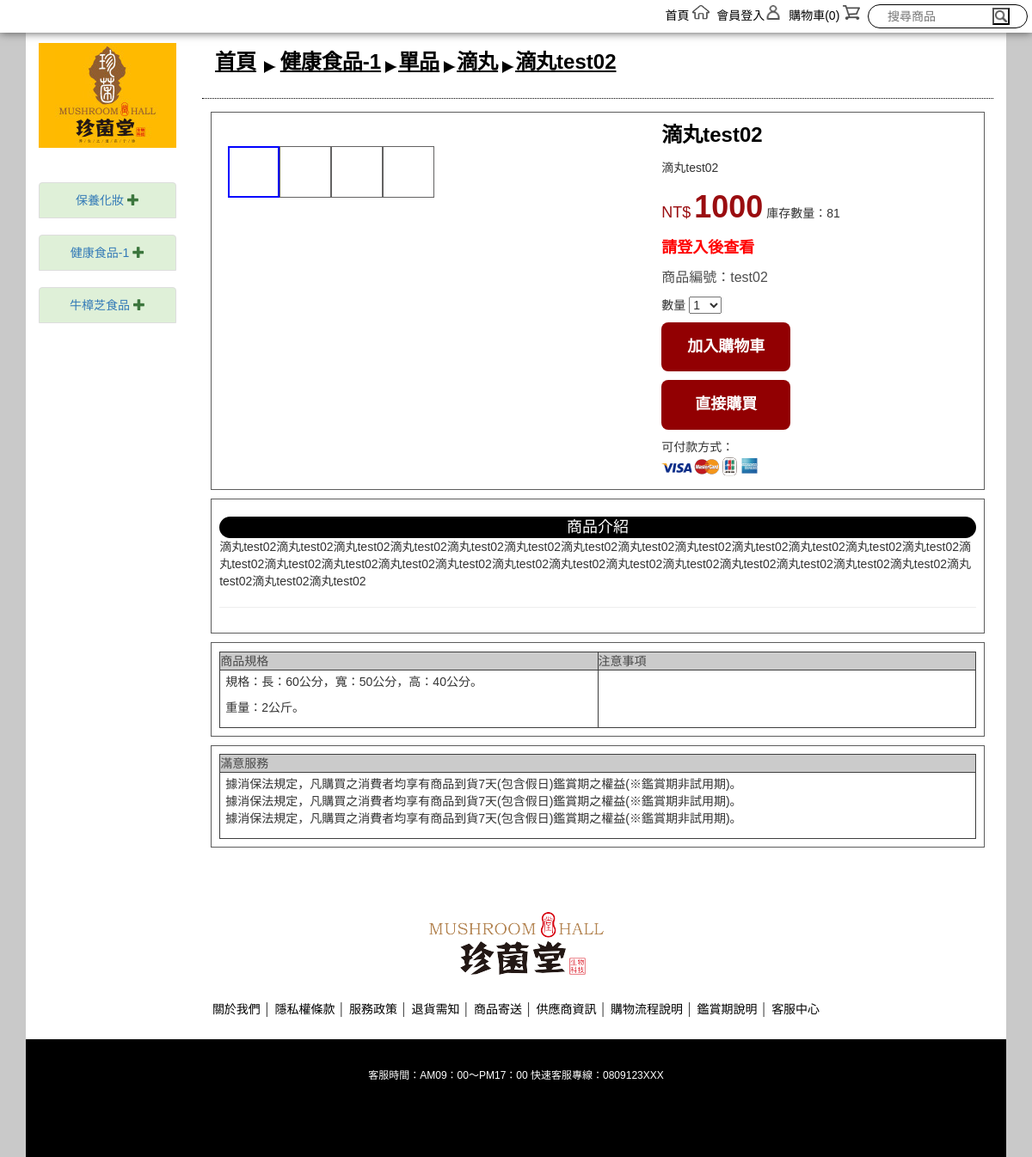
The page /pd_page.php?proid=test02 on the database its author committed.
### tables this page shows
CREATE TABLE `proclass` (
  `no` int(11) NOT NULL COMMENT '類別編號 (PK)',
  `parent` int(11) NOT NULL COMMENT '上層編號(0:主類別，>0: 次類別)',
  `pcname` varchar(50) NOT NULL COMMENT '類別名稱',
  `sort` int(11) NOT NULL DEFAULT '1' COMMENT '類別順序(1最小)',
  `status` char(1) NOT NULL COMMENT '類別狀態(0:下架，1:上架)',
  `lang` varchar(10) NOT NULL COMMENT '語系代碼',
  `addtime` datetime NOT NULL COMMENT '建立時間',
  `updatetime` datetime NOT NULL COMMENT '修改時間'
);

CREATE TABLE `products` (
  `proid` varchar(20) NOT NULL COMMENT '商品編號 (PK)',
  `suppid` varchar(20) NOT NULL COMMENT '供應商ID',
  `proname` varchar(50) NOT NULL COMMENT '商品名稱',
  `prointro` varchar(100) NOT NULL COMMENT '商品簡短說明',
  `pcno` int(11) NOT NULL COMMENT '商品主類別',
  `price` int(11) NOT NULL COMMENT '價格',
  `PV` int(11) NOT NULL COMMENT 'PV值',
  `bonuce` int(11) NOT NULL COMMENT '紅利',
  `stock` int(11) NOT NULL COMMENT '庫存量',
  `prodetail` text NOT NULL COMMENT '商品詳細說明',
  `protags` int(11) NOT NULL COMMENT '標籤編號(單選、標記效果) ',
  `weight` float NOT NULL DEFAULT '0' COMMENT '商品重量(KG)',
  `size` varchar(50) NOT NULL COMMENT '商品長寬高',
  `promo_start` datetime NOT NULL COMMENT '促銷起始時間',
  `promo_end` datetime NOT NULL COMMENT '促銷結束時間',
  `promo_price` int(11) NOT NULL COMMENT '促銷價格',
  `promo_PV` int(11) NOT NULL COMMENT '促銷PV值',
  `promo_bonuce` int(11) NOT NULL COMMENT '促銷紅利值',
  `uptime` datetime NOT NULL COMMENT '上架時間',
  `downtime` datetime NOT NULL COMMENT '下架時間',
  `memo` varchar(250) NOT NULL COMMENT '備註',
  `checkmemo` varchar(250) NOT NULL COMMENT '審核說明',
  `checktime` datetime NOT NULL COMMENT '審核時間',
  `status` char(1) NOT NULL DEFAULT '1' COMMENT '商品狀態(0:審核未通過,1:待審核,2:審核通過,3:上架,9:下架)',
  `lang` varchar(10) NOT NULL COMMENT '語系代碼',
  `viewcounts` int(11) NOT NULL DEFAULT '0' COMMENT '瀏覽次數',
  `addtime` datetime NOT NULL COMMENT '建立時間',
  `updatetime` datetime NOT NULL COMMENT '修改時間'
);

CREATE TABLE `productpics` (
  `no` int(11) NOT NULL COMMENT '圖片流水號(PK)',
  `proid` varchar(20) NOT NULL COMMENT '商品編號',
  `picname` varchar(50) NOT NULL COMMENT '圖片名稱',
  `picfile` varchar(50) NOT NULL COMMENT '圖片檔名',
  `sort` int(11) NOT NULL COMMENT '圖片順序 (1:主圖，2~5:其他圖片)  一個商品連主圖共5張圖片',
  `addtime` datetime NOT NULL COMMENT '建立時間',
  `updatetime` datetime NOT NULL COMMENT '修改時間'
);

### side_bar2.php (called while the page is built, shortened)
<?php
$classOne = [];
$classOneSql = 'SELECT A.no AS first_no, A.pcname AS first_name FROM proclass A WHERE A.parent=0 AND A.status=1 ORDER BY A.sort ASC';
$classOneRes = mysqli_query($conn, $classOneSql);
while ($classOneRow = mysqli_fetch_assoc($classOneRes)) {
    $classOne[] = $classOneRow;
}
?>

### pd_page.php (the view, shortened to what this page needs)
<?php
include 'db.php';
$isLogin = !empty($_SESSION['user']);
$hasProid = !empty($_GET['proid']);
$proid = 0;
if ($hasProid) {
    $proid = trim($_GET['proid']);
    $productSql = 'SELECT products.proid, products.proname, products.prointro, products.price, products.PV, products.bonuce, products.stock, products.prodetail, products.protags, products.weight, products.size, products.promo_price, products.promo_PV, products.promo_bonuce, protags.name, protags.pic, protags.color, productclass.pcno1, productclass.pcno2, productclass.pcno3 FROM (SELECT * FROM products WHERE status=3';
    $productSql .= ' AND proid=\'' . $proid . '\'';
    $productSql .= ') products LEFT JOIN protags ON products.protags=protags.no LEFT JOIN productclass ON products.proid=productclass.proid';
    $productRes = mysqli_query($conn, $productSql);
    if (mysqli_num_rows($productRes) > 0) {
        $product = mysqli_fetch_assoc($productRes);
    } else {
        $hasProid = false;
    }
    $proclass = [];
    $proclassSql = 'SELECT no, parent, pcname FROM proclass WHERE status=1 ORDER BY sort ASC';
    $proclassRes = mysqli_query($conn, $proclassSql);
    while ($proclassRow = mysqli_fetch_assoc($proclassRes)) {
        $proclass[] = $proclassRow;
    }
    $pics = [];
    $picSql = 'SELECT proid, picname, picfile, sort FROM productpics WHERE proid=\'' . $product['proid'] . '\' ORDER BY sort ASC';
    $picRes = mysqli_query($conn, $picSql);
    while ($picsRow = mysqli_fetch_assoc($picRes)) {
        $pics[] = $picsRow;
    }
}
?>
<!doctype html>
<html>
<head>
    <?php include 'http_head.php'; ?>
</head>
<body>
<div class="wrap">
    <?php include 'top_bar.php'; ?>
    <div class="container main">
        <div class="row content no-margin-rl">
            <div class="col-sm-2 left-area hidden-xs " style="">
                <?php include 'side_bar.php'; ?>
            </div>
            <div class="col-sm-10">
                <div class="beard">
                    <ul>
                        <li><a href="index.php">首頁</a></li>
                        <li><img src="img/process_icon.png" alt=""></li>
                        <?php if ($hasProid): ?>
                            <?php
                            foreach ($proclass as $item) {
                                if ($item['no'] == $product['pcno1']) {
                                    echo '<li><a href="pd_query.php?first=' . $product['pcno1'] . '&second=0&third=0">' . $item['pcname'] . '</a></li>';
                                    break;
                                }
                            }
                            echo '<li><img src="img/process_icon.png" alt=""></li>';
                            foreach ($proclass as $item) {
                                if ($item['no'] == $product['pcno2']) {
                                    echo '<li><a href="pd_query.php?first=' . $product['pcno1'] . '&second=' . $product['pcno2'] . '&third=0">' . $item['pcname'] . '</a></li>';
                                    break;
                                }
                            }
                            echo '<li><img src="img/process_icon.png" alt=""></li>';
                            foreach ($proclass as $item) {
                                if ($item['no'] == $product['pcno3']) {
                                    echo '<li><a href="pd_query.php?first=' . $product['pcno1'] . '&second=' . $product['pcno2'] . '&third=' . $product['pcno3'] . '">' . $item['pcname'] . '</a></li>';
                                    break;
                                }
                            }
                            echo '<li><img src="img/process_icon.png" alt=""></li>';
                            echo '<li><a>' . $product['proname'] . '</a></li>';
                            ?>
                        <?php else: ?>
                            <li class="active">商品資訊錯誤</li>
                        <?php endif; ?>
                    </ul>
                </div>
                <?php if ($hasProid): ?>
                    <div class="content-area">
                        <div class="content-article">
                            <div class="product-pic-area ">
                                <div class="product-pic">
                                </div>
                                <div class="pic-small " style="">
                                    <?php
                                    foreach ($pics as $pic) {
                                        $html = '';
                                        $html .= '<div onclick="changeImg(this)" class="pic-s contentbtn';
                                        if ($pic['sort'] == 1) {
                                            $html .= ' thumb_selected';
                                        }
                                        $html .= ' " style="background-image:url(\'upload/product/';
                                        $html .= $pic['picfile'];
                                        $html .= '\');">';
                                        echo $html;
                                        echo '</div>';
                                    }
                                    ?>
                                </div>
                            </div>
                            <div class="product-info-area">
                                <div class="product-tittle"><?php echo $product['proname']; ?></div>
                                <div class="product-info"><?php echo $product['prointro']; ?></div>
                                <div style="margin-top:10px;">
                                    <div class="price-unit">NT$</div>
                                    <div class="price-big"><?php echo $product['price']; ?></div>
                                    <div class="goods">庫存數量：<?php echo $product['stock']; ?></div>
                                </div>
                                <?php
                                if ($isLogin) {
                                    switch ($_SESSION['user2']['type']) {
                                        case 1:
                                            echo '<div class="pv-number">紅利：' . $product['bonuce'] . '</div>';
                                            break;
                                        case 2:
                                            echo '<div class="pv-number">PV：' . $product['PV'] . '</div>';
                                            break;
                                    }
                                } else {
                                    echo '<div class="pv-number">請登入後查看</div>';
                                }
                                ?>
                                <div class="goods-number">商品編號：<?php echo $product['proid']; ?></div>
                                <div style="margin-top:10px;">
                                    <div class="number">數量
                                        <?php
                                        if ($product['stock'] > 0) {
                                            echo '<select name="" id="sc" >';
                                            for ($i = 1; $i <= $product['stock']; $i++) {
                                                echo '<option value="' . $i . '">' . $i . '</option>';
                                                if ($i == 10) {
                                                    break;
                                                }
                                            }
                                            echo '</select >';
                                        } else {
                                            echo '<span style="color: red">商品暫時缺貨</span>';
                                        }
                                        ?>
                                    </div>
                                    <?php if ($product['stock'] > 0) { ?>
                                        <div class="buy-btn-area">
                                            <div id="addCart" class="buy-btn">加入購物車</div>
                                            <?php if ($isLogin): ?>
                                                <form id="directPurchase" method="post" action="purchase.php">
                                                    <input id="" name="proid" value="<?= $proid ?>" hidden="hidden">
                                                    <input id="purchaseCount" name="count" value="1" hidden="hidden">
                                                    <div id="directPurchaseDiv" class="buy-btn" value="直接購買">直接購買</div>
                                                </form>
                                                <script>
                                                    $('#sc').change(function () {
                                                        $('#purchaseCount').val($('#sc').val());
                                                    });
                                                    $('#directPurchaseDiv').click(function () {
                                                        document.getElementById("directPurchase").submit()
                                                    });
                                                </script>
                                            <?php else: ?>
                                                <div id="directPurchaseDiv" class="buy-btn" value="直接購買">直接購買</div>
                                            <?php endif; ?>
                                        </div>
                                    <?php } ?>
                                    <div class="pay-way">可付款方式：</div>
                                    <div class="pay-icon"><img src="img/visa.png" alt=""></div>
                                </div>
                            </div>
                        </div>
                        <div class="content-article">
                            <div class="form-tittle">
                                <div class="pd-intro-tittle">商品介紹</div>
                                <div><?php echo $product['prodetail']; ?></div>
                            </div>
                            <hr/>
                        </div>
                        <div class="content-article">
                            <table width="100%" border="1" cellspacing="1" cellpadding="1"
                                   style="border-color:#3E3E3E;">
                                <tbody>
                                <tr class="tb-02">
                                    <th>商品規格</th>
                                    <th>注意事項</th>
                                </tr>
                                <tr>
                                    <td class="td-03">
                                        <p>規格：<?php
                                            $a = $product['size'];
                                            $regex = '/[^(0-9\.)]+/';
                                            $b = preg_split($regex, $a);
                                            $c = array_filter($b, function ($i) {
                                                return $i != "";
                                            });
                                            echo '長：' . $c[1] . '公分，';
                                            echo '寬：' . $c[2] . '公分，';
                                            echo '高：' . $c[3] . '公分。';
                                            ?></p>
                                        <p>重量：<?php echo $product['weight'] . '公斤。'; ?></p>
                                    </td>
                                    <td class="td-03"><?php echo $product['memo']; ?></td>
                                </tr>
                                </tbody>
                            </table>
                        </div>
                        <div class="content-article">
                            <table width="100%" border="1" cellspacing="1" cellpadding="1"
                                   style="border-color:#3E3E3E;">
                                <tbody>
                                <tr class="tb-02">
                                    <td>滿意服務</td>
                                </tr>
                                <tr>
                                    <td class="td-03">
                                        <ul>
                                            <li>據消保法規定，凡購買之消費者均享有商品到貨7天(包含假日)鑑賞期之權益(※鑑賞期非試用期)。</li>
                                            <li>據消保法規定，凡購買之消費者均享有商品到貨7天(包含假日)鑑賞期之權益(※鑑賞期非試用期)。</li>
                                            <li>據消保法規定，凡購買之消費者均享有商品到貨7天(包含假日)鑑賞期之權益(※鑑賞期非試用期)。</li>
                                        </ul>
                                    </td>
                                </tr>
                                </tbody>
                            </table>
                        </div>
                    </div>
                <?php else: ?>
                    <h3>商品資訊錯誤</h3>
                <?php endif; ?>
            </div>
        </div>
        <?php include 'footer.php'; ?>
    </div>
</div>
</body>
</html>

### side_bar.php (shortened to what this page needs)
<div class=" left-move ">
    <div class="logo ">
        <a href="index.php"><img src="img/logo.jpg" style="" alt=""></a>
    </div>
    <br/>
    <br/>
    <div class="menu-area">
        <?php
        foreach ($classOne as $item1) {
            echo '<ul class="list-group sbar">';
            echo '<li class="list-group-item list-group-item-success c1">';
            echo '<a href="pd_query.php?first=' . $item1['first_no'] . '&second=0&third=0">';
            echo $item1['first_name'].' ';
            echo '</a>';
            echo '</li>';
            echo '</ul>';
        }
        ?>
    </div>
</div>

### rows shown on the page
proclass: pcname "保養化妝"
proclass: pcname "健康食品-1"
proclass: pcname "牛樟芝食品"
proclass: pcname "單品"
proclass: pcname "滴丸"
products: proname "滴丸test02", prointro "滴丸test02", price "1000", stock "81", proid "test02", prodetail "滴丸test02滴丸test02滴丸test02滴丸test02滴丸test02滴丸test02滴丸test02滴丸test02滴丸test02滴丸test02滴丸test02滴丸test02滴丸test02滴丸test02滴丸test02滴丸test02滴丸test02滴丸test02滴丸test02滴丸test02滴丸test02滴丸test02滴丸test02滴丸test02滴丸test02滴丸test02滴丸test02滴丸test02滴丸test02", size "60", size "50", size "40", weight "2"

### other values the page prints
count($_SESSION['shop_cart']) "0"
$setting["serv_time"] "AM09：00～PM17：00"
$setting["cs_phone"] "0809123XXX"
form field value "1"
